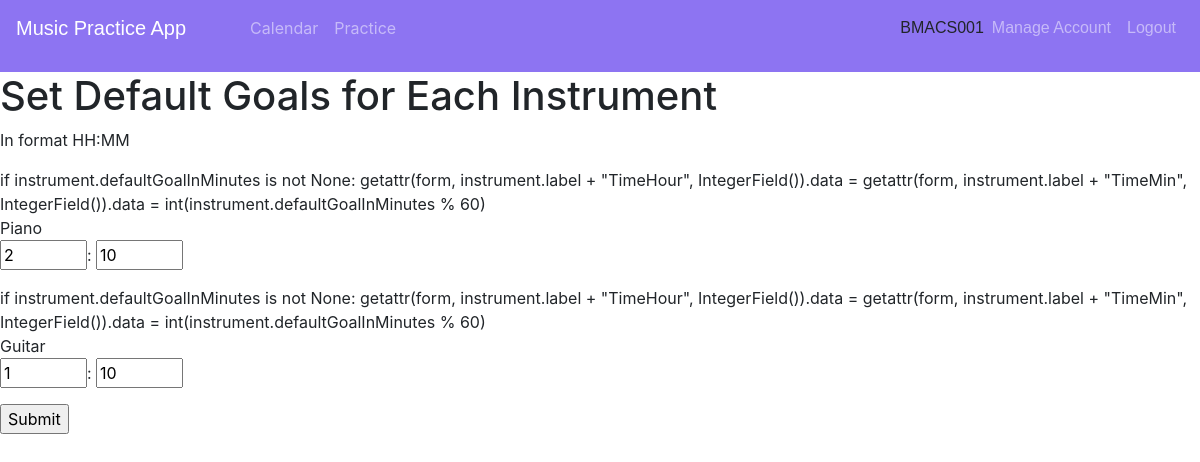
Screenshot of /defaultGoals (signed in) with the database file from the repository.
### app/models.py (models this page shows, shortened)
class User(UserMixin, db.Model):
    id = db.Column(db.Integer, primary_key=True)
    username = db.Column(db.String(64), index=True, unique=True)
    email = db.Column(db.String(120), index=True, unique=True)
    password_hash = db.Column(db.String(128))
    instruments = db.relationship('Instrument', backref='venue', lazy='dynamic')

class Instrument(db.Model):
    id = db.Column(db.Integer, primary_key=True)
    label = db.Column(db.String(64), index=True, unique=True)
    userId = db.Column(db.Integer, db.ForeignKey('user.id'))
    defaultGoalInMinutes = db.Column(db.Integer)
    regiments = db.relationship('Regiment', backref='venue', lazy='dynamic')

### app/routes.py (the view, shortened to what this page needs)
@app.route('/defaultGoals', methods=['GET', 'POST'])
@login_required
def defaultGoals():
    class FormClass(FlaskForm):
        submit = SubmitField('Submit')
    for instrument in current_user.instruments:
        setattr(FormClass, instrument.label + "TimeHour", IntegerField())
        setattr(FormClass, instrument.label + "TimeMin", IntegerField())
    form = FormClass()
    return render_template('defaultGoals.html', title='Set Default Goals', form=form,
                           instruments=current_user.instruments)

### app/routes.py
    class FormClass(FlaskForm):
        submit = SubmitField('Submit')

### app/models.py (called while the page is built)
@login.user_loader
def load_user(id):
    return User.query.get(int(id))

### app/templates/defaultGoals.html (shortened to what this page needs)
{% extends "base.html" %}
{% block content %}
    <h1>Set Default Goals for Each Instrument</h1>
    <p>In format HH:MM</p>
    <form action="" method="post">
        {% for instrument in instruments %}
        if instrument.defaultGoalInMinutes is not None:
            getattr(form, instrument.label + "TimeHour", IntegerField()).data =
            getattr(form, instrument.label + "TimeMin", IntegerField()).data = int(instrument.defaultGoalInMinutes % 60)
            <p>
                {{ instrument.label }}<br>
                {{ form|attr(instrument.label+"TimeHour")(min="0", max="23", size=32, value=instrument.defaultGoalInMinutes//60) }}:
                {{ form|attr(instrument.label+"TimeMin")(min="0", max="59", size=32, value=instrument.defaultGoalInMinutes%60) }}
            </p>
        {% endfor %}
        <p>{{ form.submit() }}</p>
    </form>
{% endblock %}

### app/templates/base.html (shortened to what this page needs)
<!DOCTYPE html>
<html lang="en">
<head>
    <link rel="stylesheet" href="https://cdn.jsdelivr.net/npm/bootstrap@4.5.3/dist/css/bootstrap.min.css"
>
    <link rel="stylesheet" type="text/css" href="/static/css/style.css">
</head>
<body>
    <nav class="navbar navbar-expand-lg navbar-dark" style="background-color: #8d74f2">
        <a class="navbar-brand mr" href="/index">
            <p class="text">Music Practice App</p>
        </a>
        <ul class="collapse navbar-collapse" id="navbarSupportedContent">
            <ul class="navbar-nav">
{% if not current_user.is_anonymous %}
                <li class="nav-item">
                    <a class="nav-link" href="/calendar">Calendar</a>
                </li>
                <li class="nav-item">
                    <a class="nav-link" href="/practice">Practice</a>
                </li>
{% endif %}
            </ul>
            <ul class="navbar-nav ml-auto">
{% if current_user.is_anonymous %}
                <li class="nav-item">
                    <a class="nav-link text" href="/login">Login</a>
                </li>
    <li class="nav-item">
                    <a class="nav-link text" href="/register">Register</a>
                </li>
{% else %}
                <li class="nav-item mt-2" style="font-family: signika, sans-serif">{{ current_user.username }}</li>
                <li class="nav-item">
                    <a class="nav-link text" href="/account">Manage Account</a>
                </li>
                <li class="nav-item">
                    <a class="nav-link text" href="/logout">Logout</a>
                </li>
{% endif %}
            </ul>
        </ul>
    </nav>
    {% block content %}{% endblock %}
</body>
</html>

### app/static/css/style.css (style rules this page uses)
.text { font-family: 'signika', sans-serif; }
html, body { height: 100%; min-height: 100%; }

### rows the page displays
User: username "BMACS001"
Instrument: label "Piano", label "2", label "10"
Instrument: label "Guitar", label "1", label "10"
